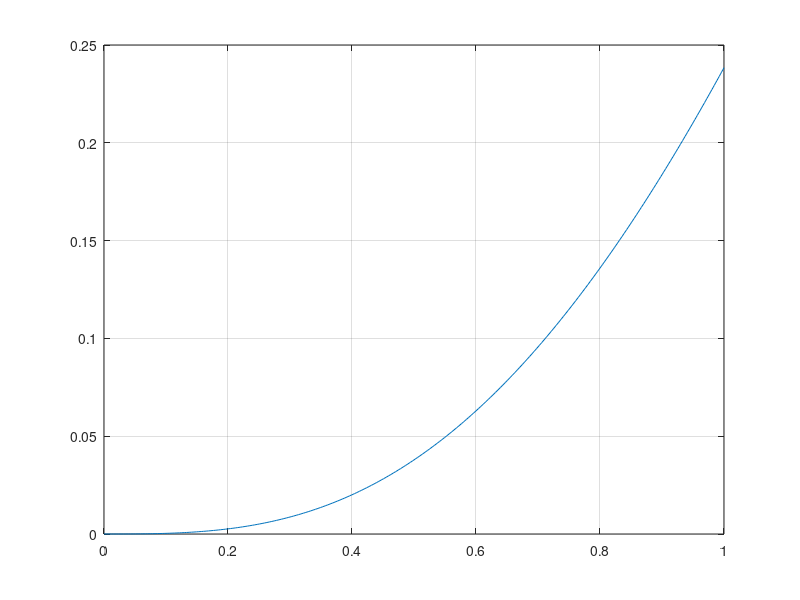
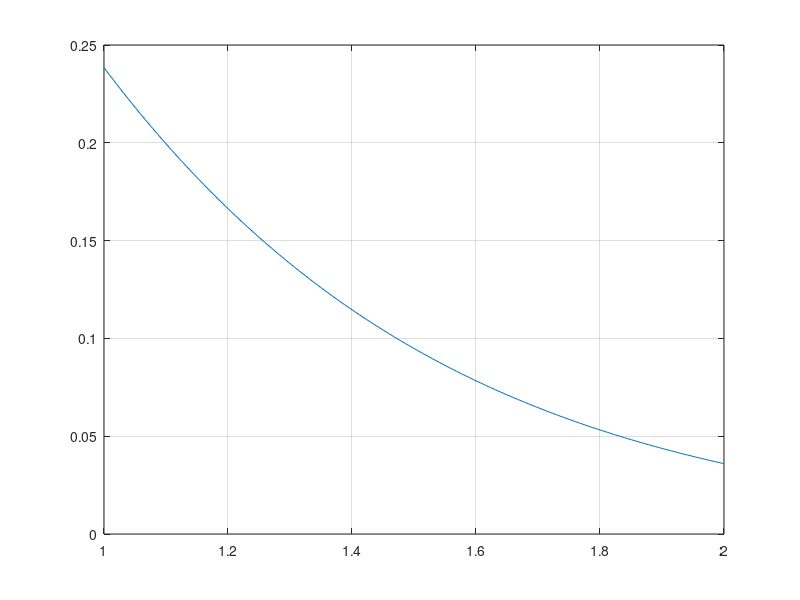

MATLAB code for these plots, in order:
%errori per la parte frazionaria. 

x1 = [0: 1/255: 1]; 

y1 = tanh(x1);

y2 = x1;

error1 = y2 - y1;

figure 
plot(x1,error1);
grid on;

%errori per la parte intera 

x2 = [1: 1/255: 2]; 

y3 = tanh(x2);

y4 = 1;

error2 = y4 - y3;

figure 
plot(x2,error2);
grid on;